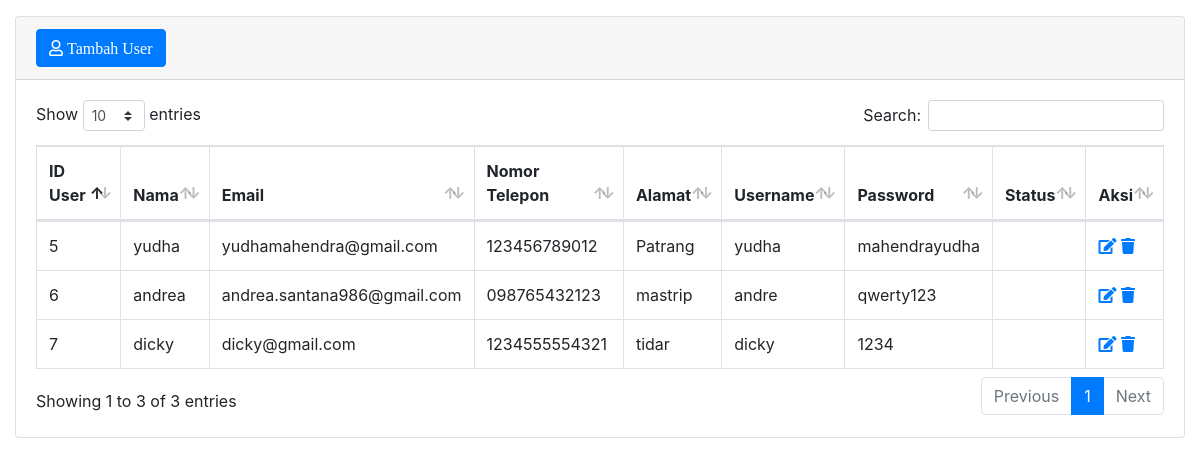
The page /WEB_NF/admin/tabel-user.php on the database as committed earlier.
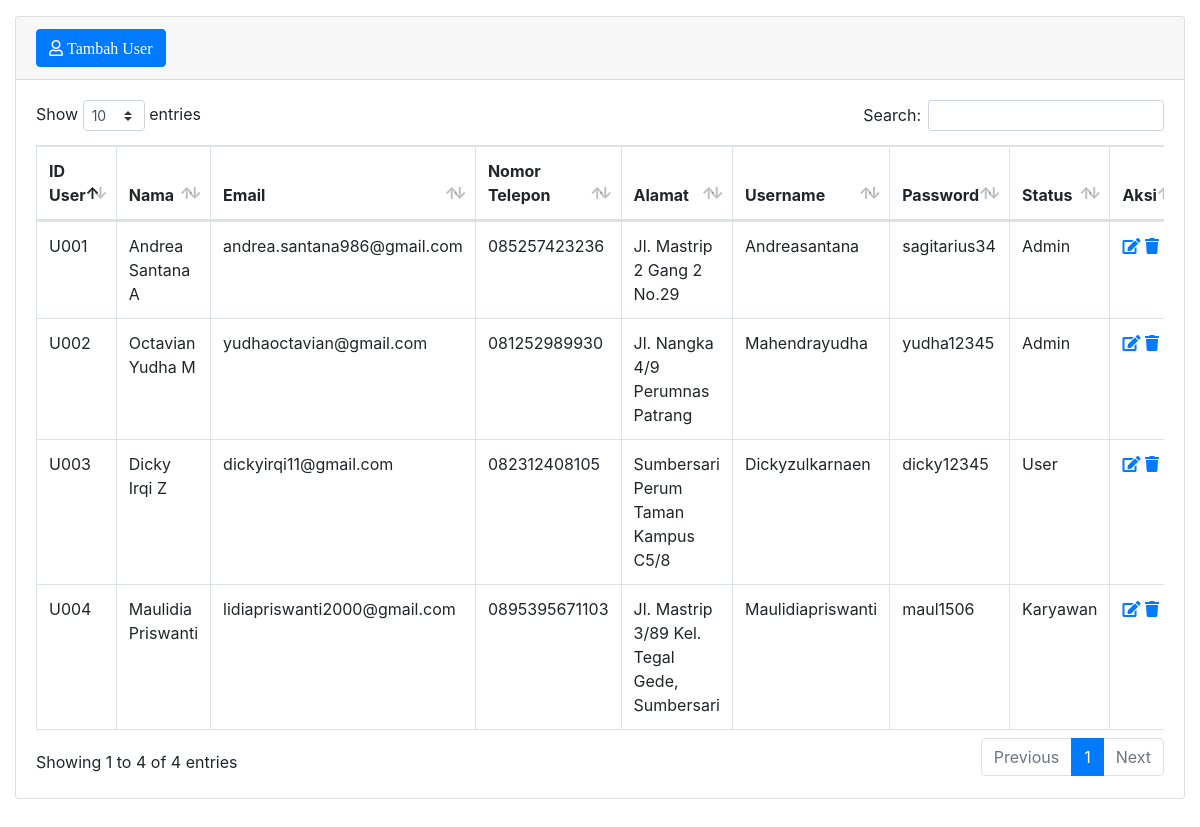
The same page on the database as committed later.
### tables this page shows
CREATE TABLE `user` (
  `ID_USER` varchar(5) NOT NULL,
  `NAMA` varchar(100) DEFAULT NULL,
  `NOMOR_TELEPON` varchar(13) DEFAULT NULL,
  `ALAMAT` varchar(150) DEFAULT NULL,
  `EMAIL` varchar(50) DEFAULT NULL,
  `USERNAME` varchar(20) DEFAULT NULL,
  `PASSWORD` varchar(20) DEFAULT NULL,
  `LEVEL` int(3) NOT NULL COMMENT '1. Admin, 2. Karyawan, 3. User'
);

### WEB_NF/admin/tabel-user.php (the view, shortened to what this page needs)
<?php
  $conn = new mysqli ("localhost","root","","naura_farm");
?>
<!DOCTYPE html>
<html lang="en">
<head>
  <link href="vendor/fontawesome-free/css/all.min.css" rel="stylesheet" type="text/css">
  <link href="vendor/datatables/dataTables.bootstrap4.css" rel="stylesheet">
  <link href="css/sb-admin.css" rel="stylesheet">
</head>
<body id="page-top">
  <div id="wrapper">
    <div id="content-wrapper">
      <div class="container-fluid">
        <div class="card mb-3">
          <div class="card-header">
          <a href="?page=user&aksi=tambah-user" class="btn btn-primary fas fa-user"> Tambah User</a>
          </div>
          <div class="card-body">
            <div class="table-responsive">
              <table class="table table-bordered" id="dataTable" width="100%" cellspacing="0">
                <thead>
                  <tr>
                    <th>ID User</th>
                    <th>Nama</th>
                    <th>Email</th>
                    <th>Nomor Telepon</th>
                    <th>Alamat</th>
                    <th>Username</th>
                    <th>Password</th>
                    <th>Status</th>
                    <th>Aksi</th>
                  </tr>
                </thead>
                <tbody>
                  <?php
                    $sql = $conn->query("SELECT * FROM user");
                    while($data = $sql->fetch_assoc()) {
                      $admin = 'Admin';
                      $karyawan = 'Karyawan';
                      $user = 'User';
                  ?>
                  <tr>
                    <td><?php echo $data['ID_USER']; ?></td>
                    <td><?php echo $data['NAMA']; ?></td>
                    <td><?php echo $data['EMAIL']; ?></td>
                    <td><?php echo $data['NOMOR_TELEPON']; ?></td>
                    <td><?php echo $data['ALAMAT']; ?></td>
                    <td><?php echo $data['USERNAME']; ?></td>
                    <td><?php echo $data['PASSWORD']; ?></td>
                    <td><?php if($data ['LEVEL']==2) {
                      echo $karyawan;
                    } elseif($data ['LEVEL']==1) {
                      echo $admin;
                    } elseif($data['LEVEL']==3) {
                      echo $user;
                    } ?></td>
                    <td>
                      <a href="?page=user&aksi=edit-user&id=<?php echo $data['ID_USER'];?>" class="fas fa-edit"></a>
                      <a onclick="return confirm('Apakah Anda yakin untuk menghapus?')" href="?page=user&aksi=hapus-user&id=<?php echo $data['ID_USER'];?>" class="fas fa-trash"></a>
                    </td>
                  </tr>
                  <?php } ?>
                </tbody>
              </table>
            </div>
          </div>
        </div>
      </div>
    </div>
  </div>
</body>
</html>

Rows that differ between the two databases and show on the page:
removed user: ID_USER "5", NAMA "yudha", EMAIL "yudhamahendra@gmail.com", NOMOR_TELEPON "123456789012", ALAMAT "Patrang", USERNAME "yudha", PASSWORD "mahendrayudha"
removed user: ID_USER "6", NAMA "andrea", EMAIL "andrea.santana986@gmail.com", NOMOR_TELEPON "098765432123", ALAMAT "mastrip", USERNAME "andre", PASSWORD "qwerty123"
removed user: ID_USER "7", NAMA "dicky", EMAIL "dicky@gmail.com", NOMOR_TELEPON "1234555554321", ALAMAT "tidar", USERNAME "dicky", PASSWORD "1234"
added user: ID_USER "U001", NAMA "Andrea Santana A", EMAIL "andrea.santana986@gmail.com", NOMOR_TELEPON "085257423236", ALAMAT "Jl. Mastrip 2 Gang 2 No.29", USERNAME "Andreasantana", PASSWORD "sagitarius34", admin "Admin"
added user: ID_USER "U002", NAMA "Octavian Yudha M", EMAIL "yudhaoctavian@gmail.com", NOMOR_TELEPON "081252989930", ALAMAT "Jl. Nangka 4/9 Perumnas Patrang", USERNAME "Mahendrayudha", PASSWORD "yudha12345", admin "Admin"
added user: ID_USER "U003", NAMA "Dicky Irqi Z", EMAIL "dickyirqi11@gmail.com", NOMOR_TELEPON "082312408105", ALAMAT "Sumbersari Perum Taman Kampus C5/8", USERNAME "Dickyzulkarnaen", PASSWORD "dicky12345", user "User"
added user: ID_USER "U004", NAMA "Maulidia Priswanti", EMAIL "lidiapriswanti2000@gmail.com", NOMOR_TELEPON "0895395671103", ALAMAT "Jl. Mastrip 3/89 Kel. Tegal Gede, Sumbersari", USERNAME "Maulidiapriswanti", PASSWORD "maul1506", karyawan "Karyawan"
Other text that changed with them:
text written by a page script: "Show entries Search: Showing 1 to 3 of 3 entries Previous 1 Next" → "Show entries Search: Showing 1 to 4 of 4 entries Previous 1 Next"
